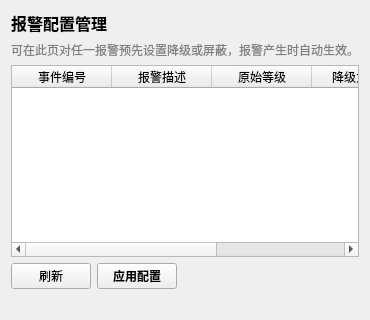
<?xml version="1.0" encoding="UTF-8"?>
<ui version="4.0">
 <class>AlarmCatalogWidget</class>
 <widget class="QWidget" name="AlarmCatalogWidget">
  <layout class="QVBoxLayout" name="mainLayout">
   <item>
    <widget class="QLabel" name="titleLabel">
     <property name="text">
      <string>报警配置管理</string>
     </property>
     <property name="styleSheet">
      <string notr="true">font-size:16px; font-weight:bold;</string>
     </property>
    </widget>
   </item>
   <item>
    <widget class="QLabel" name="hintLabel">
     <property name="text">
      <string>可在此页对任一报警预先设置降级或屏蔽，报警产生时自动生效。</string>
     </property>
     <property name="styleSheet">
      <string notr="true">color:gray;</string>
     </property>
    </widget>
   </item>
   <item>
    <widget class="QTableWidget" name="catalogTable">
     <property name="editTriggers">
      <set>QAbstractItemView::NoEditTriggers</set>
     </property>
     <property name="selectionBehavior">
      <enum>QAbstractItemView::SelectRows</enum>
     </property>
     <attribute name="horizontalHeaderStretchLastSection">
      <bool>true</bool>
     </attribute>
     <column>
      <property name="text">
       <string>事件编号</string>
      </property>
     </column>
     <column>
      <property name="text">
       <string>报警描述</string>
      </property>
     </column>
     <column>
      <property name="text">
       <string>原始等级</string>
      </property>
     </column>
     <column>
      <property name="text">
       <string>降级为提示</string>
      </property>
     </column>
     <column>
      <property name="text">
       <string>屏蔽展示</string>
      </property>
     </column>
    </widget>
   </item>
   <item>
    <layout class="QHBoxLayout" name="btnLayout">
     <item>
      <widget class="QPushButton" name="refreshBtn">
       <property name="text">
        <string>刷新</string>
       </property>
      </widget>
     </item>
     <item>
      <widget class="QPushButton" name="applyBtn">
       <property name="text">
        <string>应用配置</string>
       </property>
       <property name="styleSheet">
        <string notr="true">font-weight:bold;</string>
       </property>
      </widget>
     </item>
     <item>
      <spacer name="btnSpacer">
       <property name="orientation">
        <enum>Qt::Horizontal</enum>
       </property>
       <property name="sizeHint" stdset="0">
        <size>
         <width>40</width>
         <height>20</height>
        </size>
       </property>
      </spacer>
     </item>
    </layout>
   </item>
   <item>
    <widget class="QLabel" name="statusLabel">
     <property name="text">
      <string/>
     </property>
    </widget>
   </item>
  </layout>
 </widget>
</ui>
